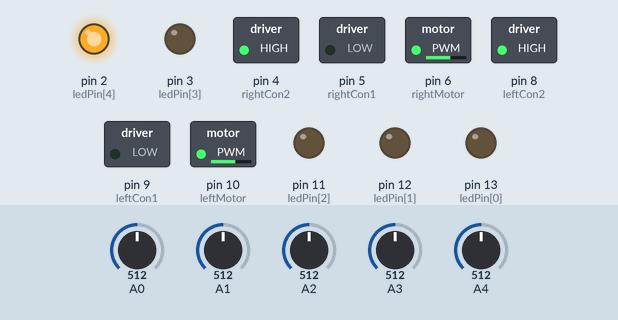
Recording of a sketch running on a simulated Arduino Uno, built with avr-gcc and run on an emulated ATmega328P. On the bench: switched loads named in the sketch (green lamp = pin HIGH), output pins drawn as LEDs (lit = HIGH). The test bench sets the inputs (shaded band); at power-on: A0 = 512, A1 = 512, A2 = 512, A3 = 512, A4 = 512.

Above: at 1.2 s.
1.3 s: A0 set to 642
2.8 s: A0 set to 661
At 3.5 s:
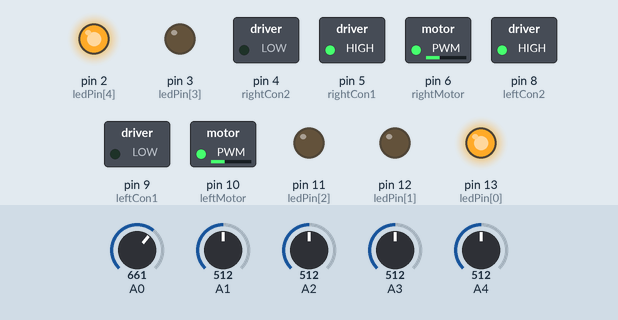
4.3 s: A1 set to 640
5.8 s: A1 set to 666
At 7.0 s:
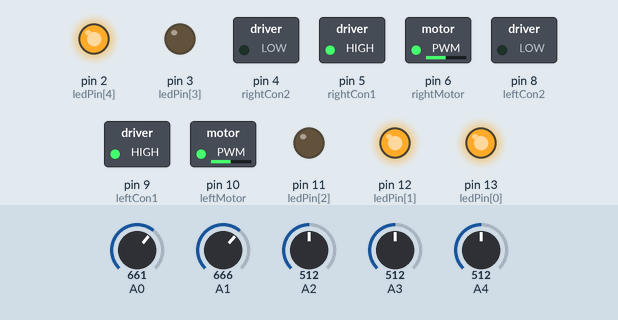
7.3 s: A2 set to 634
8.8 s: A2 set to 667
At 9.3 s:
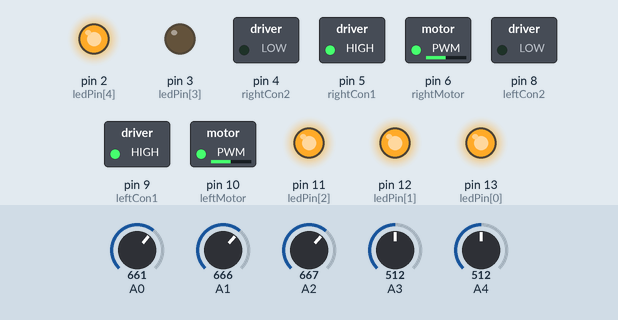
Timing chart, 0 to 11.3 s (numbered marks = the images above; inputs shaded):
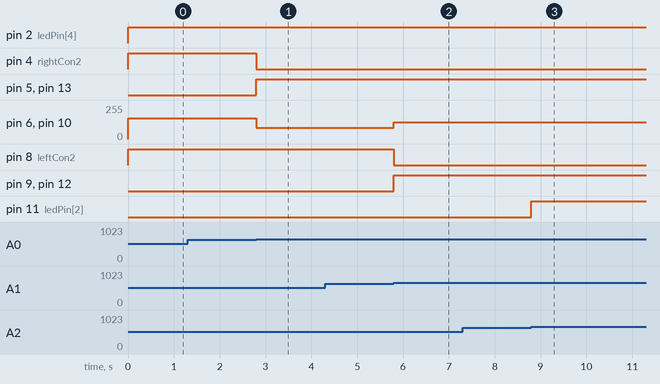

The sketch:

LineTrackerDEBUG.ino
```cpp
#define SENSOR_NUMBER 5

#define SPEED 85
#define BADSPLIT 450
#define GOODSPLIT 650


const int ledPin[5] = {13, 12, 11, 3, 2};
const int leftMotor = 10;
const int leftMotorSpeed = SPEED;
const int leftCon1 = 9;
const int leftCon2 = 8;
const int rightMotor = 6;
const int rightMotorSpeed = SPEED;
const int rightCon1 = 5;
const int rightCon2 = 4;
int state = 4;
void setup()
{
  Serial.begin(9600);
  pinMode(leftMotor, OUTPUT);
  pinMode(rightMotor, OUTPUT);
  pinMode(leftCon1, OUTPUT);
  pinMode(leftCon2, OUTPUT);
  pinMode(rightCon1, OUTPUT);
  pinMode(rightCon2, OUTPUT);

  pinMode(A0, INPUT);
  pinMode(A1, INPUT);
  pinMode(A2, INPUT);
  pinMode(A3, INPUT);
  pinMode(A4, INPUT);

  for (int i = 0; i < 5; i++)
  {
    pinMode(ledPin[i], OUTPUT);
  }
}


void fwd(int);
void lturn(int);
void rturn(int);
void stopp();

static int error = 0, prevError = 0, sumError = 0;
void loop()
{

  /*
    //delay(50);
    Serial.print(analogRead(A0));
    Serial.print(" ");
    Serial.print(analogRead(A1));
    Serial.print(" ");
    Serial.print(analogRead(A2));
    Serial.print(" ");
    Serial.print(analogRead(A3));
    Serial.print(" ");
    Serial.println(analogRead(A4));*/


  //Prepare easy-to-digest analogRead
  int sensorVal[5] = {}; //All are 0 by default
  if (analogRead(A0) > GOODSPLIT)
  {
    sensorVal[0] = 1;
    digitalWrite(ledPin[0], HIGH);
  }
  else
  {
    digitalWrite(ledPin[0], LOW);
  }

  if (analogRead(A1) > GOODSPLIT)
  {
    sensorVal[1] = 1;
    digitalWrite(ledPin[1], HIGH);
  }
  else
  {
    digitalWrite(ledPin[1], LOW);
  }

  if (analogRead(A2) > GOODSPLIT)
  {
    sensorVal[2] = 1;
    digitalWrite(ledPin[2], HIGH);
  }
  else
  {
    digitalWrite(ledPin[2], LOW);
  }

  if (analogRead(A3) > GOODSPLIT)
  {
    sensorVal[3] = 1;
    digitalWrite(ledPin[3], HIGH);
  }
  else
  {
    digitalWrite(ledPin[3], LOW);
  }

  if (analogRead(A4) > BADSPLIT)
  {
    sensorVal[4] = 1;
    digitalWrite(ledPin[4], HIGH);
  }
  else
  {
    digitalWrite(ledPin[4], LOW);
  }

  //Control part
  unsigned long nowTime = millis();

  /*if (nowTime >= 35000)
    {
    state = 4;
    }
    else if (nowTime >= 25200)
    {
    state = 3;
    }
    else if (nowTime >= 13200)
    {
    state = 2;
    }*/


  //1st state: Zig-Zag
  if (state == 1)
  {
    if (sensorVal[0] == 1 && sensorVal[1] == 0 && sensorVal[3] == 0 && sensorVal[4] == 0)
    {
      lturn(70);
    }
    else if (sensorVal[0] == 1 && sensorVal[1] == 1 && sensorVal[3] == 0 && sensorVal[4] == 0)
    {
      lturn(50);
    }
    else if (sensorVal[0] == 0 && sensorVal[1] == 1 && sensorVal[3] == 0 && sensorVal[4] == 0)
    {
      lturn(30);
    }
    else if (sensorVal[0] == 0 && sensorVal[1] == 0 && sensorVal[3] == 0 && sensorVal[4] == 1)
    {
      rturn(70);
    }
    else if (sensorVal[0] == 0 && sensorVal[1] == 0 && sensorVal[3] == 1 && sensorVal[4] == 1)
    {
      rturn(50);
    }
    else if (sensorVal[0] == 0 && sensorVal[1] == 0 && sensorVal[3] == 1 && sensorVal[4] == 0)
    {
      rturn(30);
    }
    else if (sensorVal[0] == 1 && sensorVal[1] == 1 && sensorVal[3] == 1 && sensorVal[4] == 1)
    {
      lturn(50);
      delay(100);
    }
    else if (sensorVal[0] + sensorVal[1] > sensorVal[3] + sensorVal[4])
    {
      lturn(40);
    }
    else if (sensorVal[0] + sensorVal[1] < sensorVal[3] + sensorVal[4])
    {
      rturn(40);
      delay(100);
    }
    else
    {
      fwd(0);
    }
  }

  //2nd state: Quarter
  else if (state == 2)
  {
    if (sensorVal[0] == 1 && sensorVal[1] == 0 && sensorVal[3] == 0 && sensorVal[4] == 0)
    {
      lturn(70);
    }
    else if (sensorVal[0] == 1 && sensorVal[1] == 1 && sensorVal[3] == 0 && sensorVal[4] == 0)
    {
      lturn(50);
    }
    else if (sensorVal[0] == 0 && sensorVal[1] == 1 && sensorVal[3] == 0 && sensorVal[4] == 0)
    {
      lturn(30);
    }
    else if (sensorVal[0] == 0 && sensorVal[1] == 0 && sensorVal[3] == 0 && sensorVal[4] == 1)
    {
      rturn(70);
    }
    else if (sensorVal[0] == 0 && sensorVal[1] == 0 && sensorVal[3] == 1 && sensorVal[4] == 1)
    {
      rturn(50);
    }
    else if (sensorVal[0] == 0 && sensorVal[1] == 0 && sensorVal[3] == 1 && sensorVal[4] == 0)
    {
      rturn(30);
    }
    else if (sensorVal[0] == 1 && sensorVal[1] == 1 && sensorVal[3] == 1 && sensorVal[4] == 1)
    {
      fwd(0);
      delay(200);
    }
    else if (sensorVal[0] + sensorVal[1] > sensorVal[3] + sensorVal[4])
    {
      lturn(40);
    }
    else if (sensorVal[0] + sensorVal[1] < sensorVal[3] + sensorVal[4])
    {
      rturn(40);
    }
    else
    {
      fwd(0);
    }
  }


  //3rd state: Square box
  else if (state == 3)
  {
    if (sensorVal[0] == 1 && sensorVal[1] == 0 && sensorVal[3] == 0 && sensorVal[4] == 0)
      {
      lturn(50);
      }
      else if (sensorVal[0] == 1 && sensorVal[1] == 1 && sensorVal[3] == 0 && sensorVal[4] == 0)
      {
        lturn(50);
        delay(270);
      }
      else if (sensorVal[0] == 0 && sensorVal[1] == 1 && sensorVal[3] == 0 && sensorVal[4] == 0)
      {
      lturn(30);
      }
      else if (sensorVal[0] == 0 && sensorVal[1] == 0 && sensorVal[3] == 0 && sensorVal[4] == 1)
      {
      rturn(50);
      }
      else if (sensorVal[0] == 0 && sensorVal[1] == 0 && sensorVal[3] == 1 && sensorVal[4] == 1)
      {
      lturn(50);
      delay(270);
      }
      else if (sensorVal[0] == 0 && sensorVal[1] == 0 && sensorVal[3] == 1 && sensorVal[4] == 0)
      {
      rturn(30);
      }
      else if (sensorVal[0] == 1 && sensorVal[1] == 1 && sensorVal[3] == 1 && sensorVal[4] == 1)
      {
      lturn(60);
      delay(250);
      }
      else if (sensorVal[0] + sensorVal[1] > sensorVal[3] + sensorVal[4])
      {
      lturn(30);
      }
      else if (sensorVal[0] + sensorVal[1] < sensorVal[3] + sensorVal[4])
      {
      rturn(30);
      }
      else
      {
      fwd(0);
      }
  }


  //4th state:Curve
  else if (state == 4)
  {
    if (sensorVal[0] == 1 && sensorVal[1] == 0 && sensorVal[3] == 0 && sensorVal[4] == 0)
    {
      lturn(70);
      delay(150);
    }
    else if (sensorVal[0] == 1 && sensorVal[1] == 1 && sensorVal[3] == 0 && sensorVal[4] == 0)
    {
      lturn(50);
    }
    else if (sensorVal[0] == 0 && sensorVal[1] == 1 && sensorVal[3] == 0 && sensorVal[4] == 0)
    {
      lturn(30);
    }
    else if (sensorVal[0] == 0 && sensorVal[1] == 0 && sensorVal[3] == 0 && sensorVal[4] == 1)
    {
      rturn(70);
    }
    else if (sensorVal[0] == 0 && sensorVal[1] == 0 && sensorVal[3] == 1 && sensorVal[4] == 1)
    {
      rturn(50);
    }
    else if (sensorVal[0] == 0 && sensorVal[1] == 0 && sensorVal[3] == 1 && sensorVal[4] == 0)
    {
      rturn(30);
    }
    else if (sensorVal[0] == 1 && sensorVal[1] == 1 && sensorVal[3] == 1 && sensorVal[4] == 1)
    {
      lturn(50);
      delay(200);
    }
    else if (sensorVal[0] + sensorVal[1] > sensorVal[3] + sensorVal[4])
    {
      lturn(40);
    }
    else if (sensorVal[0] + sensorVal[1] < sensorVal[3] + sensorVal[4])
    {
      rturn(45);
      delay(200);
    }
    else
    {
      fwd(0);
    }
  }
}


void fwd(int moreSpd)
{
  analogWrite(leftMotor, SPEED + moreSpd);
  analogWrite(rightMotor, SPEED + moreSpd);
  digitalWrite(leftCon1, LOW);
  digitalWrite(leftCon2, HIGH);
  digitalWrite(rightCon1, HIGH);
  digitalWrite(rightCon2, LOW);
}
void lturn(int moreSpd)
{
  analogWrite(leftMotor, SPEED + moreSpd);
  analogWrite(rightMotor, SPEED + moreSpd);

  digitalWrite(leftCon1, HIGH);
  digitalWrite(leftCon2, LOW);
  digitalWrite(rightCon1, HIGH);
  digitalWrite(rightCon2, LOW);
}
void rturn(int moreSpd)
{
  analogWrite(leftMotor, SPEED + moreSpd);
  analogWrite(rightMotor, SPEED + moreSpd);
  digitalWrite(leftCon1, LOW);
  digitalWrite(leftCon2, HIGH);
  digitalWrite(rightCon1, LOW);
  digitalWrite(rightCon2, HIGH);
}

void stopp()
{
  analogWrite(leftMotor, 0);
  analogWrite(rightMotor, 0);
  digitalWrite(leftCon1, LOW);
  digitalWrite(leftCon2, LOW);
  digitalWrite(rightCon1, LOW);
  digitalWrite(rightCon2, LOW);
}
```

Measured:
- the behaviour switches between 650 and 651 on A0 (found by bisection; images 0 and 1)
- the behaviour switches between 650 and 651 on A1 (found by bisection; images 1 and 2)
- the behaviour switches between 650 and 651 on A2 (found by bisection; images 2 and 3)
- after the input at 1.3 s, every drawn part: stays the same
- after the input at 2.8 s, pin 4 (rightCon2): HIGH → LOW at once; pin 5 (rightCon1), pin 13 (ledPin[0]): LOW → HIGH at once; pin 6 (rightMotor), pin 10 (leftMotor): 155/255 → 85/255 at once
- after the input at 4.3 s, every drawn part: stays the same
- after the input at 5.8 s, pin 6 (rightMotor), pin 10 (leftMotor): 85/255 → 125/255 at once; pin 8 (leftCon2): HIGH → LOW at once; pin 9 (leftCon1), pin 12 (ledPin[1]): LOW → HIGH at once
- after the input at 7.3 s, every drawn part: stays the same
- after the input at 8.8 s, pin 11 (ledPin[2]): LOW → HIGH at once
